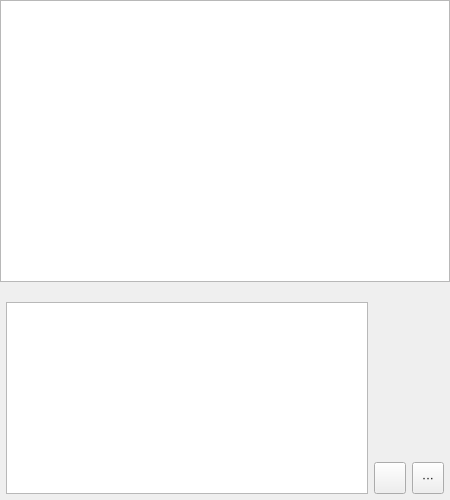
<?xml version="1.0" encoding="UTF-8"?>
<ui version="4.0">
 <class>ChatWidget</class>
 <widget class="QWidget" name="ChatWidget">
  <property name="geometry">
   <rect>
    <x>0</x>
    <y>0</y>
    <width>450</width>
    <height>500</height>
   </rect>
  </property>
  <property name="minimumSize">
   <size>
    <width>400</width>
    <height>300</height>
   </size>
  </property>
  <property name="windowTitle">
   <string>Aspia-mod Chat</string>
  </property>
  <layout class="QVBoxLayout" name="verticalLayout_3">
   <property name="leftMargin">
    <number>0</number>
   </property>
   <property name="topMargin">
    <number>0</number>
   </property>
   <property name="rightMargin">
    <number>0</number>
   </property>
   <property name="bottomMargin">
    <number>0</number>
   </property>
   <item>
    <widget class="QWidget" name="widget_2" native="true">
     <layout class="QVBoxLayout" name="verticalLayout_2">
      <property name="spacing">
       <number>0</number>
      </property>
      <property name="leftMargin">
       <number>0</number>
      </property>
      <property name="topMargin">
       <number>0</number>
      </property>
      <property name="rightMargin">
       <number>0</number>
      </property>
      <property name="bottomMargin">
       <number>0</number>
      </property>
      <item>
       <widget class="QListWidget" name="list_messages">
        <property name="focusPolicy">
         <enum>Qt::FocusPolicy::NoFocus</enum>
        </property>
        <property name="selectionMode">
         <enum>QAbstractItemView::SelectionMode::NoSelection</enum>
        </property>
        <property name="verticalScrollMode">
         <enum>QAbstractItemView::ScrollMode::ScrollPerPixel</enum>
        </property>
        <property name="horizontalScrollMode">
         <enum>QAbstractItemView::ScrollMode::ScrollPerPixel</enum>
        </property>
       </widget>
      </item>
      <item>
       <widget class="QLabel" name="label_status">
        <property name="sizePolicy">
         <sizepolicy hsizetype="Preferred" vsizetype="Fixed">
          <horstretch>0</horstretch>
          <verstretch>0</verstretch>
         </sizepolicy>
        </property>
        <property name="styleSheet">
         <string notr="true"/>
        </property>
        <property name="text">
         <string notr="true"/>
        </property>
       </widget>
      </item>
     </layout>
    </widget>
   </item>
   <item>
    <layout class="QHBoxLayout" name="horizontalLayout_2">
     <property name="leftMargin">
      <number>6</number>
     </property>
     <property name="rightMargin">
      <number>6</number>
     </property>
     <property name="bottomMargin">
      <number>6</number>
     </property>
     <item>
      <widget class="QTextEdit" name="edit_message">
       <property name="sizePolicy">
        <sizepolicy hsizetype="Expanding" vsizetype="Preferred">
         <horstretch>0</horstretch>
         <verstretch>0</verstretch>
        </sizepolicy>
       </property>
       <property name="minimumSize">
        <size>
         <width>0</width>
         <height>32</height>
        </size>
       </property>
       <property name="styleSheet">
        <string notr="true"/>
       </property>
       <property name="verticalScrollBarPolicy">
        <enum>Qt::ScrollBarAsNeeded</enum>
       </property>
       <property name="horizontalScrollBarPolicy">
        <enum>Qt::ScrollBarAlwaysOff</enum>
       </property>
       <property name="tabChangesFocus">
        <bool>true</bool>
       </property>
       <property name="acceptRichText">
        <bool>false</bool>
       </property>
      </widget>
     </item>
     <item>
      <layout class="QVBoxLayout" name="verticalLayout">
       <property name="spacing">
        <number>0</number>
       </property>
       <item>
        <widget class="QWidget" name="widget" native="true">
         <property name="sizePolicy">
          <sizepolicy hsizetype="Preferred" vsizetype="Preferred">
           <horstretch>0</horstretch>
           <verstretch>0</verstretch>
          </sizepolicy>
         </property>
        </widget>
       </item>
       <item>
        <layout class="QHBoxLayout" name="horizontalLayout">
         <property name="spacing">
          <number>6</number>
         </property>
         <item>
          <widget class="QToolButton" name="button_send">
           <property name="minimumSize">
            <size>
             <width>32</width>
             <height>32</height>
            </size>
           </property>
           <property name="toolTip">
            <string>Send message</string>
           </property>
           <property name="styleSheet">
            <string notr="true"/>
           </property>
           <property name="text">
            <string/>
           </property>
           <property name="icon">
            <iconset resource="../resources/common.qrc">
             <normaloff>:/img/send.svg</normaloff>:/img/send.svg</iconset>
           </property>
          </widget>
         </item>
         <item>
          <widget class="QToolButton" name="button_tools">
           <property name="minimumSize">
            <size>
             <width>32</width>
             <height>32</height>
            </size>
           </property>
           <property name="maximumSize">
            <size>
             <width>32</width>
             <height>32</height>
            </size>
           </property>
           <property name="toolTip">
            <string>Tools</string>
           </property>
           <property name="styleSheet">
            <string notr="true"/>
           </property>
           <property name="text">
            <string>···</string>
           </property>
          </widget>
         </item>
        </layout>
       </item>
      </layout>
     </item>
    </layout>
   </item>
  </layout>
 </widget>
 <resources>
  <include location="../resources/common.qrc"/>
 </resources>
 <connections/>
</ui>
